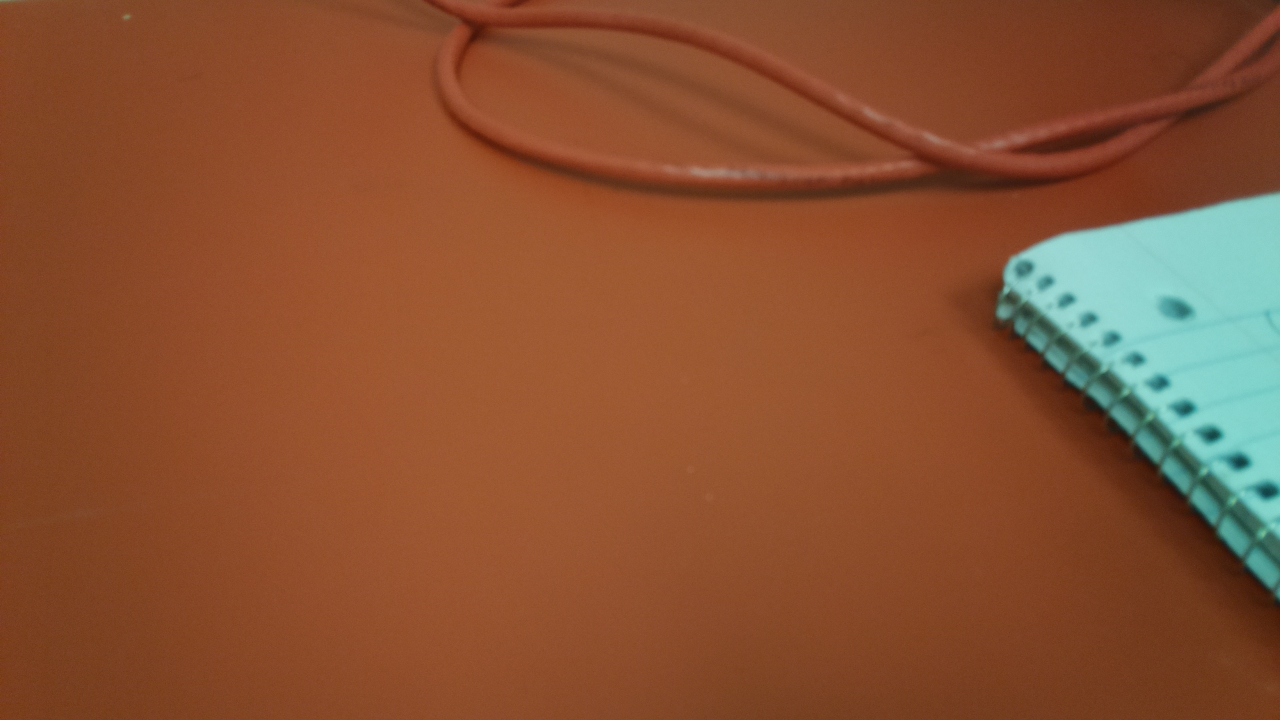
#> input picture Expirement01/Images/000006.jpg, 1280 x 720 px, found by its file name
$ python opencvexample.py
#> lines starting #> are read from the running program, lines starting #| are printed output that depends on the picture
import cv2
import numpy as np
from PIL import Image

img = cv2.imread('000006.jpg',0)
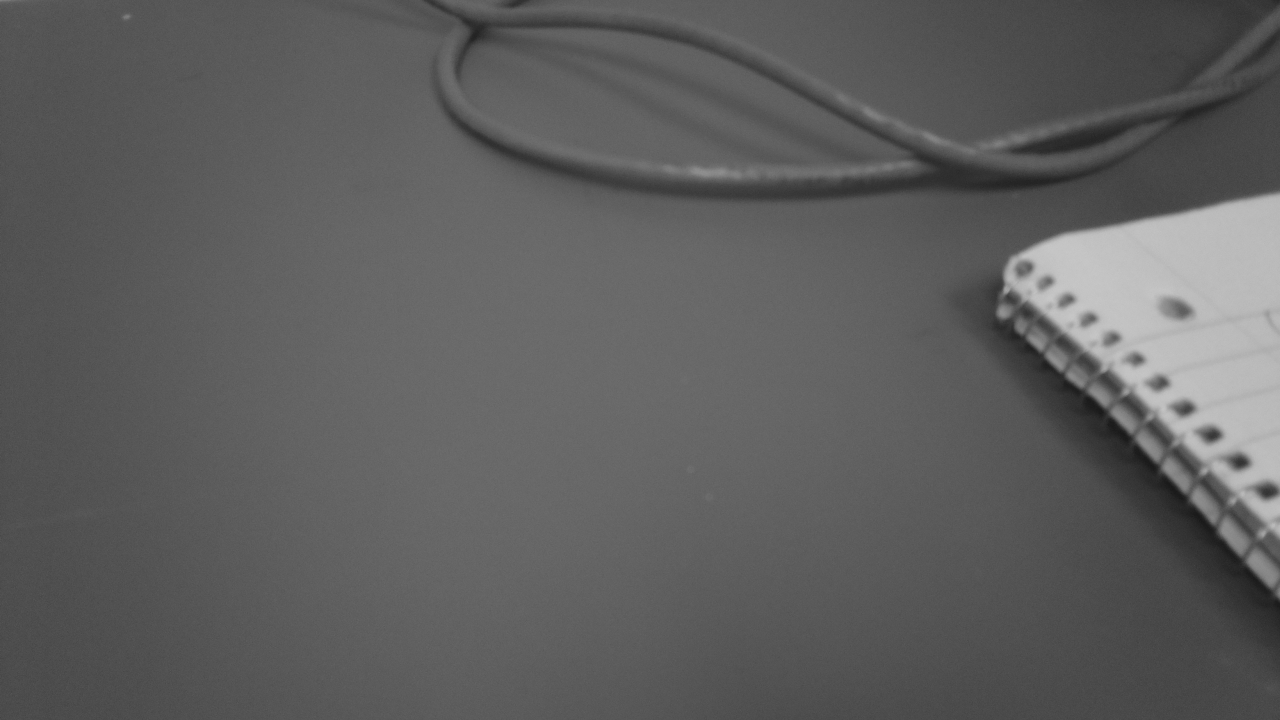
#> img: shape (720, 1280); min 24, max 199, mean 94.2
img = cv2.medianBlur(img,5)
cimg = cv2.cvtColor(img,cv2.COLOR_GRAY2BGR)
circles = cv2.HoughCircles(img,cv2.HOUGH_GRADIENT,1,50, param1=50,param2=30,minRadius=0,maxRadius=0)
#> circles = 17 rows, first 8: [1085.5, 298.5, 70.6], [940.5, 558.5, 254.3], [1203.5, 330.5, 125.5], [1152.5, 318.5, 99.6], [1003.5, 493.5, 164.1], [1167.5, 370.5, 72], [1250.5, 385.5, 105.7], [1189.5, 571.5, 87]

circles = np.uint16(np.around(circles))
#> circles = 17 rows, first 8: [1086, 298, 71], [940, 558, 254], [1204, 330, 126], [1152, 318, 100], [1004, 494, 164], [1168, 370, 72], [1250, 386, 106], [1190, 572, 87]
for i in circles[0,:]:
    # draw the outer circle
    cv2.circle(cimg,(i[0],i[1]),i[2],(0,255,0),2)
    # draw the center of the circle
    cv2.circle(cimg,(i[0],i[1]),2,(0,0,255),3)
#> this loop made 17 passes
#> i on passes 1 to 12: [1086, 298, 71], [940, 558, 254], [1204, 330, 126], [1152, 318, 100], [1004, 494, 164], [1168, 370, 72], [1250, 386, 106], [1190, 572, 87], [1242, 514, 30], [1114, 478, 73], [1200, 408, 57], [1190, 510, 43]
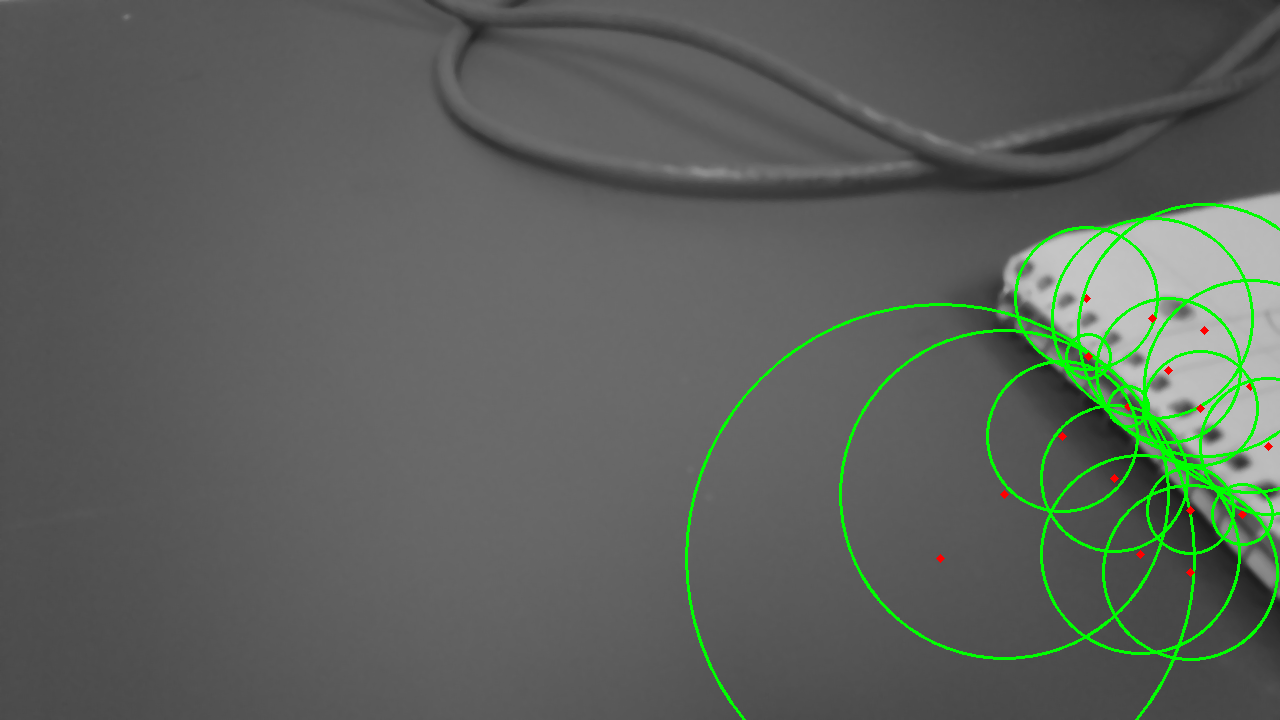
#> cimg: shape (720, 1280, 3); mean B, G, R 91.4, 97.5, 91.6

cv2.imwrite('image6.jpg', cimg)
cv2.imshow('detected circles',cimg)
cv2.waitKey(0)
cv2.destroyAllWindows()

$ run again, with Expirement01/Images/000000.jpg copied over Expirement01/Images/000006.jpg
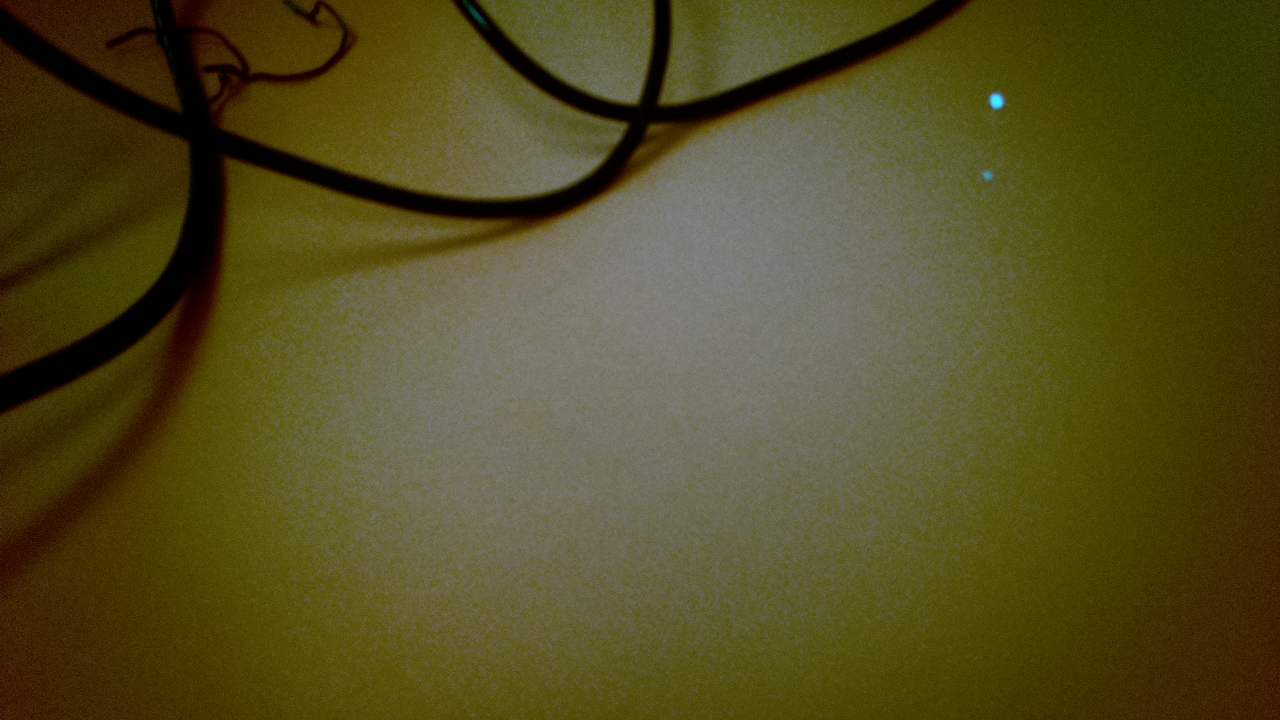
#> input picture Expirement01/Images/000000.jpg, 1280 x 720 px, found by its file name
#> `img = cv2.imread('000006.jpg',0)`:
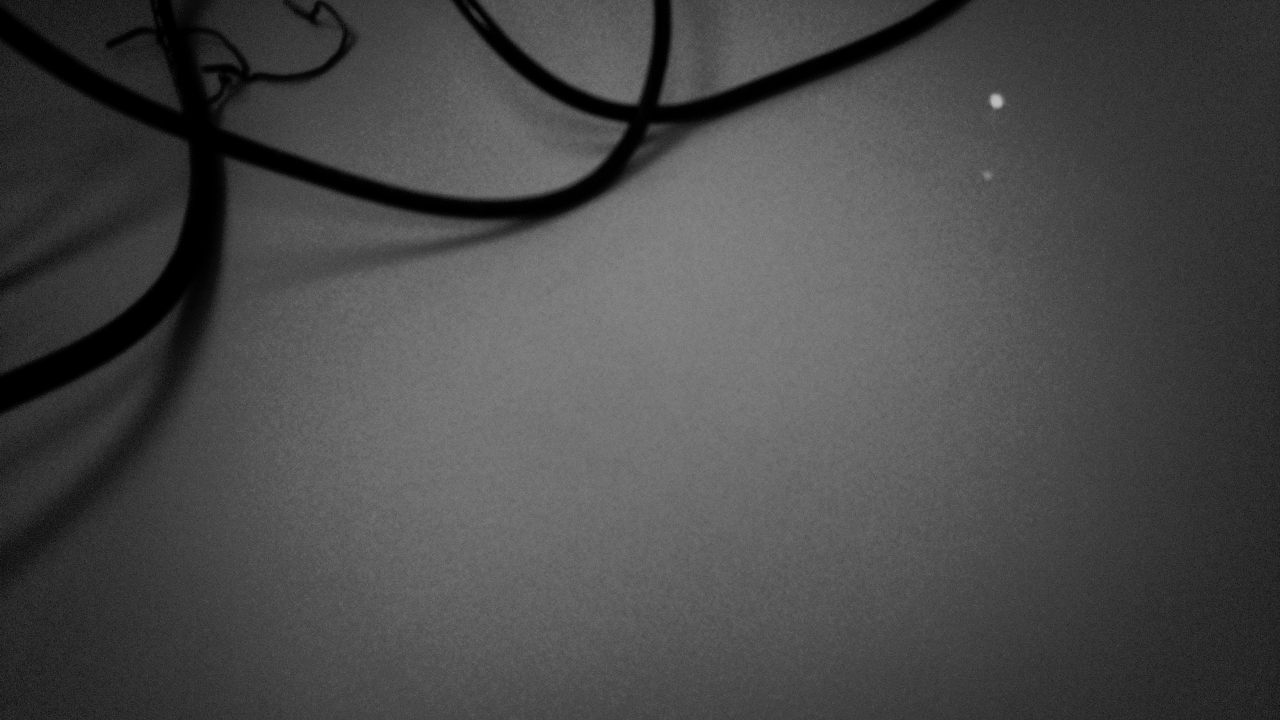
#> img: shape (720, 1280); min 0, max 190, mean 73.7
#> `circles = cv2.HoughCircles(img,cv2.HOUGH_GRADIENT,1,50, param1=50,para..`: circles = [[438.5, 23.5, 214.1], [31.5, 181.5, 158.6], [533.5, 104.5, 114.3], [288.5, 19.5, 64.3]]
#> `circles = np.uint16(np.around(circles))`: circles = [[438, 24, 214], [32, 182, 159], [534, 104, 114], [288, 20, 64]]
#> the loop `for i in circles[0,:]:` made 4 passes
#> after the loop `for i in circles[0,:]:`:
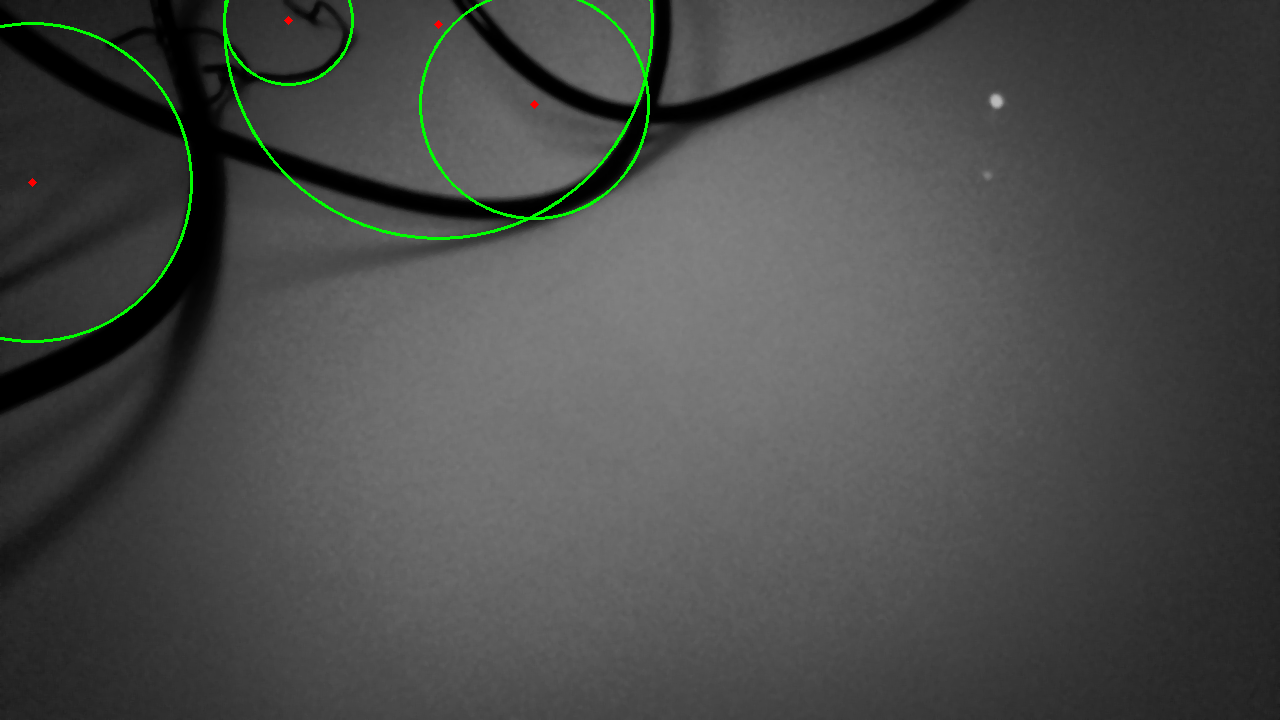
#> cimg: shape (720, 1280, 3); mean B, G, R 73.3, 75.1, 73.4
